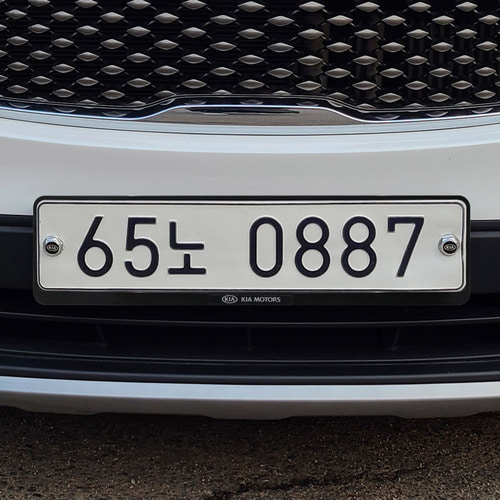
#> input picture IP/numberplate/car4.jpg, 500 x 500 px
$ python new_plate.py car4.jpg
#> lines starting #> are read from the running program, lines starting #| are printed output that depends on the picture; after the words box and inside, x2 and y2 are one past the last pixel; in counts of white or black regions, pixels touching at a corner belong together
#!/usr/bin/env python3
"""
리눅스 + Python: 번호판 검출 + 원근/회전 보정 + OCR 텍스트 추출
AI(딥러닝) 없이 전통적인 영상처리(OpenCV) + Tesseract OCR만 사용.

설치:
    sudo apt update
    sudo apt install -y tesseract-ocr tesseract-ocr-kor libgl1
    pip install opencv-python opencv-contrib-python pytesseract imutils numpy

사용법:
    python3 plate_ocr.py <이미지경로> [--debug]
"""

import sys
import argparse
import cv2
import numpy as np
import imutils
import pytesseract


# ----------------------------------------------------------------------
# 1. 전처리
# ----------------------------------------------------------------------
def preprocess(img):
    """그레이스케일 변환 + 노이즈 제거 + 엣지 검출"""
    gray = cv2.cvtColor(img, cv2.COLOR_BGR2GRAY)
    gray = cv2.bilateralFilter(gray, 11, 17, 17)  # 엣지 보존 + 노이즈 제거
    edged = cv2.Canny(gray, 30, 200)
    return gray, edged


# ----------------------------------------------------------------------
# 2. 번호판 후보 윤곽선 검출
# ----------------------------------------------------------------------
def find_plate_contour(edged, min_w=60, min_h=15,
                        ratio_range=(2.0, 5.5)):
    """
    사각형(4점)에 가까운 윤곽선 중 번호판 비율에 맞는 것을 찾음.
    실패 시 None 반환.
    """
    contours = cv2.findContours(edged.copy(), cv2.RETR_TREE,
                                 cv2.CHAIN_APPROX_SIMPLE)
    contours = imutils.grab_contours(contours)
    contours = sorted(contours, key=cv2.contourArea, reverse=True)[:15]

    for c in contours:
        peri = cv2.arcLength(c, True)
        approx = cv2.approxPolyDP(c, 0.02 * peri, True)

        x, y, w, h = cv2.boundingRect(approx)
        aspect_ratio = w / float(h) if h > 0 else 0

        if not (ratio_range[0] <= aspect_ratio <= ratio_range[1]):
            continue
        if w < min_w or h < min_h:
            continue

        if len(approx) == 4:
            # 정확히 4점으로 근사된 경우 -> 그대로 사용
            return approx.reshape(4, 2).astype("float32")
        else:
            # 4점이 아니면 minAreaRect로 강제로 4점(회전 사각형) 추출
            rect = cv2.minAreaRect(c)
            box = cv2.boxPoints(rect)
            return box.astype("float32")

    return None


# ----------------------------------------------------------------------
# 3-A. 원근 왜곡 보정 (4점 투시 변환) — 메인 보정 방법
# ----------------------------------------------------------------------
def order_points(pts):
    """4점을 좌상 -> 우상 -> 우하 -> 좌하 순서로 정렬"""
    rect = np.zeros((4, 2), dtype="float32")

    s = pts.sum(axis=1)
    rect[0] = pts[np.argmin(s)]        # 좌상 (x+y 최소)
    rect[2] = pts[np.argmax(s)]        # 우하 (x+y 최대)

    diff = np.diff(pts, axis=1)
    rect[1] = pts[np.argmin(diff)]     # 우상 (x-y 최소)
    rect[3] = pts[np.argmax(diff)]     # 좌하 (x-y 최대)

    return rect


def four_point_transform(image, pts):
    """
    4개 꼭짓점을 이용해 사다리꼴(원근 왜곡)로 찌그러진 영역을
    반듯한 직사각형으로 펴서 반환.
    """
    rect = order_points(pts)
    (tl, tr, br, bl) = rect

    widthA = np.linalg.norm(br - bl)
    widthB = np.linalg.norm(tr - tl)
    max_width = max(int(widthA), int(widthB), 1)

    heightA = np.linalg.norm(tr - br)
    heightB = np.linalg.norm(tl - bl)
    max_height = max(int(heightA), int(heightB), 1)

    dst = np.array([
        [0, 0],
        [max_width - 1, 0],
        [max_width - 1, max_height - 1],
        [0, max_height - 1]], dtype="float32")

    M = cv2.getPerspectiveTransform(rect, dst)
    warped = cv2.warpPerspective(image, M, (max_width, max_height),
                                  flags=cv2.INTER_CUBIC,
                                  borderMode=cv2.BORDER_REPLICATE)
    return warped


# ----------------------------------------------------------------------
# 3-B. 회전 보정 (Hough 변환) — 투시 변환 후 잔여 기울기 보정용 보조 수단
# ----------------------------------------------------------------------
def deskew_by_hough(gray_plate, max_angle=15):
    """
    투시 변환 후에도 약간 기울어져 있을 수 있는 잔여 회전을
    Hough 직선 검출로 추정해 보정. 직선을 못 찾으면 원본 그대로 반환.
    """
    edges = cv2.Canny(gray_plate, 50, 150, apertureSize=3)
    lines = cv2.HoughLinesP(edges, 1, np.pi / 180, threshold=50,
                             minLineLength=max(gray_plate.shape[1] * 0.4, 20),
                             maxLineGap=10)

    if lines is None:
        return gray_plate, 0.0

    angles = []
    for line in lines:
        # OpenCV 버전에 따라 line의 shape이 (1, 4) 또는 (4,)로 다를 수 있어
        # ravel()로 항상 1차원 [x1, y1, x2, y2]로 통일해서 언패킹
        x1, y1, x2, y2 = line.ravel()
        angle = np.degrees(np.arctan2(y2 - y1, x2 - x1))
        if abs(angle) < max_angle:  # 수평에 가까운 선만 사용 (수직 문자 획 제외)
            angles.append(angle)

    if not angles:
        return gray_plate, 0.0

    median_angle = float(np.median(angles))
    (h, w) = gray_plate.shape[:2]
    M = cv2.getRotationMatrix2D((w // 2, h // 2), median_angle, 1.0)
    rotated = cv2.warpAffine(gray_plate, M, (w, h),
                              flags=cv2.INTER_CUBIC,
                              borderMode=cv2.BORDER_REPLICATE)
    return rotated, median_angle


# ----------------------------------------------------------------------
# 4. OCR
# ----------------------------------------------------------------------
def ocr_plate(plate_gray):
    """번호판 그레이스케일 이미지 -> 확대 -> 이진화 -> Tesseract OCR"""
    # 확대 (작은 이미지일수록 OCR 정확도 향상)
    plate_gray = cv2.resize(plate_gray, None, fx=3, fy=3,
                             interpolation=cv2.INTER_CUBIC)

    # Otsu 이진화
    _, thresh = cv2.threshold(plate_gray, 0, 255,
                               cv2.THRESH_BINARY | cv2.THRESH_OTSU)

    # 작은 노이즈 제거
    kernel = np.ones((1, 1), np.uint8)
    thresh = cv2.morphologyEx(thresh, cv2.MORPH_CLOSE, kernel)

    config = (
        "--oem 3 --psm 7 "
        "-c tessedit_char_whitelist="
        "0123456789가나다라마바사아자차카타파하"
        "거너더러머버서어저고노도로모보소오조구누두루무부수우주허하호배"
    )
    text = pytesseract.image_to_string(thresh, lang="kor+eng", config=config)
    return text.strip(), thresh


# ----------------------------------------------------------------------
# 5. 메인 파이프라인
# ----------------------------------------------------------------------
def process_image(image_path, debug=False):
    img = cv2.imread(image_path)
    if img is None:
        print(f"[에러] 이미지를 열 수 없습니다: {image_path}")
        return None

    img = imutils.resize(img, width=800)
    gray, edged = preprocess(img)

    plate_pts = find_plate_contour(edged)
    if plate_pts is None:
        print("[결과] 번호판 영역을 찾지 못했습니다.")
        return None

    # 1) 원근 왜곡 보정: 4점을 반듯한 직사각형으로 펴기
    plate_warped = four_point_transform(gray, plate_pts)

    # 2) 잔여 회전 보정 (선택적 미세 조정)
    plate_deskewed, angle = deskew_by_hough(plate_warped)
    if debug:
        print(f"[디버그] Hough 잔여 회전 보정 각도: {angle:.2f}도")

    # 3) 비율 급격 왜곡 체크 (검출 실패 가능성 필터링)
    h, w = plate_deskewed.shape[:2]
    ratio = w / float(h) if h > 0 else 0
    if not (1.5 <= ratio <= 7.0):
        print(f"[경고] 보정 후 가로세로 비율이 비정상적입니다 (ratio={ratio:.2f}). "
              f"검출이 잘못됐을 수 있습니다.")

    # 4) OCR
    text, thresh = ocr_plate(plate_deskewed)
    print(f"[인식된 번호판 텍스트] {text if text else '(인식 실패)'}")

    # 디버그용 결과 저장
    cv2.imwrite("output_plate_warped.jpg", plate_warped)
    cv2.imwrite("output_plate_deskewed.jpg", plate_deskewed)
    cv2.imwrite("output_plate_thresh.jpg", thresh)

    debug_img = img.copy()
    cv2.polylines(debug_img, [plate_pts.astype(np.int32)],
                  isClosed=True, color=(0, 255, 0), thickness=2)
    cv2.imwrite("output_detected.jpg", debug_img)

    print("[저장됨] output_detected.jpg / output_plate_warped.jpg / "
          "output_plate_deskewed.jpg / output_plate_thresh.jpg")

    return text


def main():
    parser = argparse.ArgumentParser(description="번호판 텍스트 추출 (AI 없이, OpenCV+Tesseract)")
    parser.add_argument("image_path", help="입력 이미지 경로")
    parser.add_argument("--debug", action="store_true", help="디버그 로그 출력")
    args = parser.parse_args()

    process_image(args.image_path, debug=args.debug)
#> in process_image, img is the input picture: shape (500, 500, 3); mean B, G, R 81.2, 78.8, 79.1
#> in process_image, `img = imutils.resize(img, width=800)`:
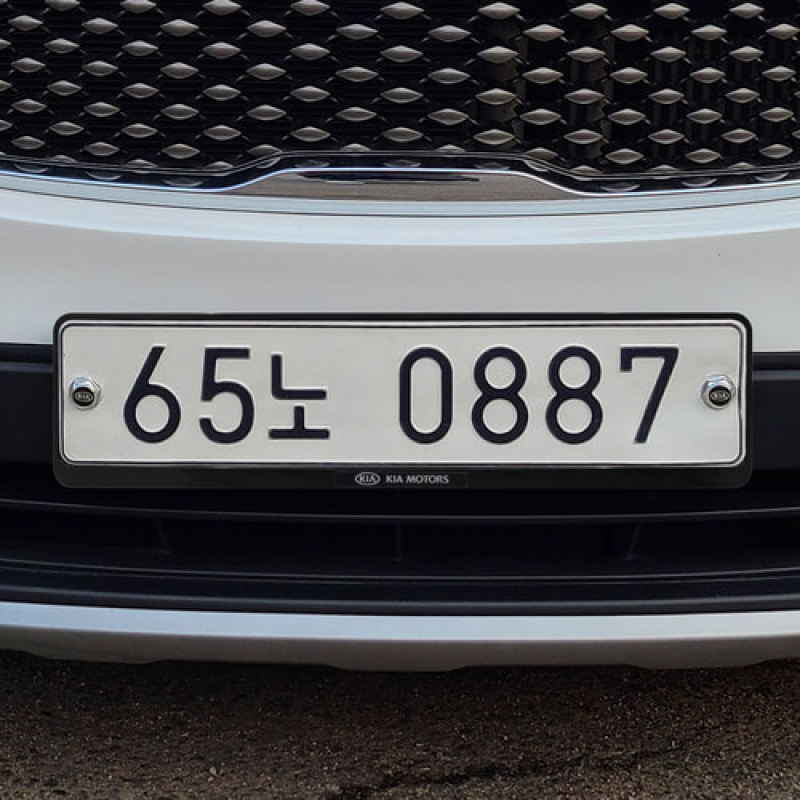
#> img: shape (800, 800, 3); mean B, G, R 81.2, 78.8, 79
#> in preprocess, `edged = cv2.Canny(gray, 30, 200)`:
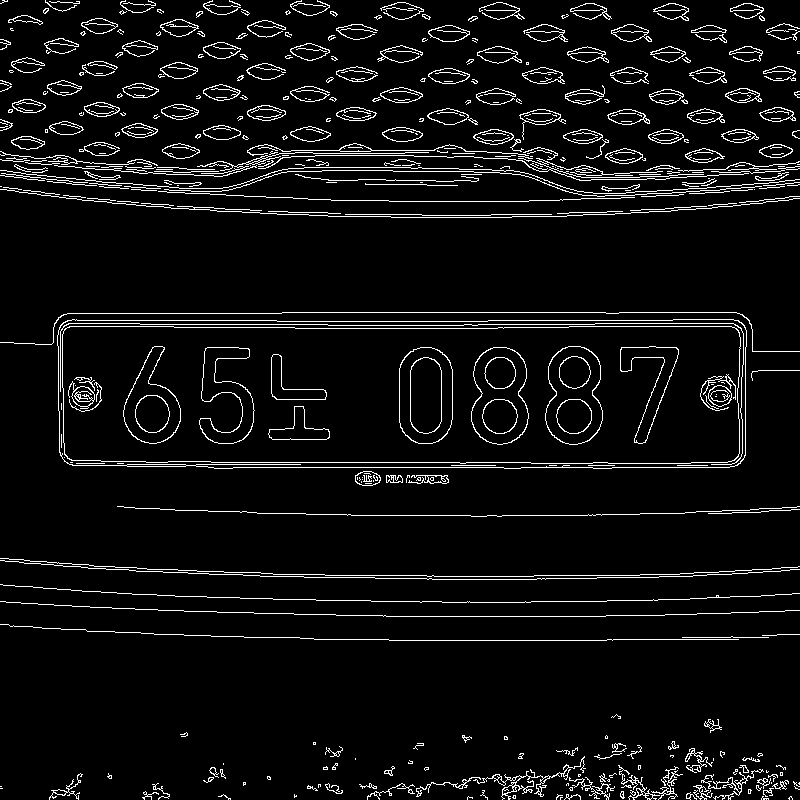
#> edged: shape (800, 800); 5.8% white in thin lines or dots
#> in find_plate_contour, `contours = cv2.findContours(edged.copy(), cv2.RETR_TREE, cv2.CHAIN_APP..`: contours = 754 contours, 563 with area under 20; largest, box (x1, y1, x2, y2) and area: (57, 319, 747, 469) 100472, (57, 319, 747, 469) 100328, (62, 326, 741, 464) 91234, (62, 326, 741, 464) 91218, (399, 347, 453, 444) 4532
#> in find_plate_contour, `contours = sorted(contours, key=cv2.contourArea, reverse=True)[:15]`: contours = 15 contours; largest, box (x1, y1, x2, y2) and area: (57, 319, 747, 469) 100472, (57, 319, 747, 469) 100328, (62, 326, 741, 464) 91234, (62, 326, 741, 464) 91218, (399, 347, 453, 444) 4532
#> the loop in find_plate_contour, `for c in contours:` made 1 pass
#> (peri, approx, x, y, w, h, aspect_ratio) on pass 1: (1656.4, [[57, 335], [72, 465], [745, 455], [733, 319]], 57, 319, 689, 147, 4.69)
#> in process_image, `plate_pts = find_plate_contour(edged)`: plate_pts = [[57, 335], [72, 465], [745, 455], [733, 319]]
#> in order_points, `s = pts.sum(axis=1)`: s = [392, 537, 1200, 1052]
#> in order_points, `diff = np.diff(pts, axis=1)`: diff = [278, 393, -290, -414]
#> in four_point_transform, `rect = order_points(pts)`: rect = [[57, 335], [733, 319], [745, 455], [72, 465]]
#> in four_point_transform, `(tl, tr, br, bl) = rect`: tl = [57, 335]; tr = [733, 319]; br = [745, 455]; bl = [72, 465]
#> in four_point_transform, `widthA = np.linalg.norm(br - bl)`: widthA = 673.1
#> in four_point_transform, `widthB = np.linalg.norm(tr - tl)`: widthB = 676.2
#> in four_point_transform, `max_width = max(int(widthA), int(widthB), 1)`: max_width = 676
#> in four_point_transform, `heightA = np.linalg.norm(tr - br)`: heightA = 136.5
#> in four_point_transform, `heightB = np.linalg.norm(tl - bl)`: heightB = 130.9
#> in four_point_transform, `max_height = max(int(heightA), int(heightB), 1)`: max_height = 136
#> in four_point_transform, `dst = np.array([ [0, 0], [max_width - 1, 0], [max_width - 1, max_heigh..`: dst = [[0, 0], [675, 0], [675, 135], [0, 135]]
#> in four_point_transform, `M = cv2.getPerspectiveTransform(rect, dst)`: M = [[1.03, -0.119, -18.87], [0.0241, 1.02, -342.3], [6.57e-05, -4.72e-05, 1]]
#> in four_point_transform, `warped = cv2.warpPerspective(image, M, (max_width, max_height), flags=..`:
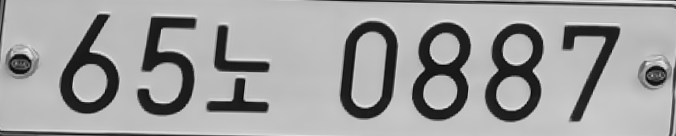
#> warped: shape (136, 676); min 0, max 237, mean 158.8
#> in deskew_by_hough, `edges = cv2.Canny(gray_plate, 50, 150, apertureSize=3)`:
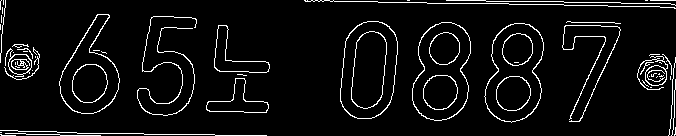
#> edges: shape (136, 676); 5.8% white in thin lines or dots
#> in deskew_by_hough, `lines = cv2.HoughLinesP(edges, 1, np.pi / 180, threshold=50, minLineLe..`: lines = None
#> in process_image, `plate_deskewed, angle = deskew_by_hough(plate_warped)`: angle = 0
#> in ocr_plate, `plate_gray = cv2.resize(plate_gray, None, fx=3, fy=3, interpolation=cv..`:
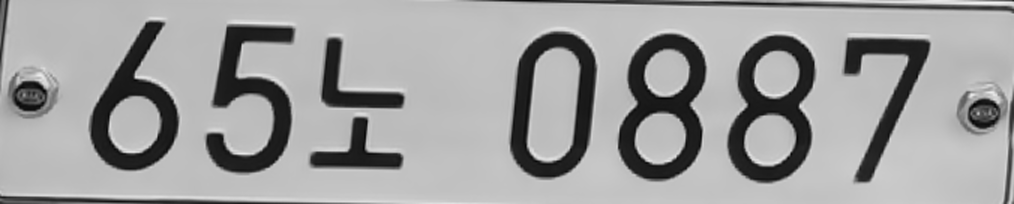
#> plate_gray: shape (408, 2028) (shown at 1/2 size); min 0, max 248, mean 158.8
#> in ocr_plate, `_, thresh = cv2.threshold(plate_gray, 0, 255, cv2.THRESH_BINARY | cv2...`:
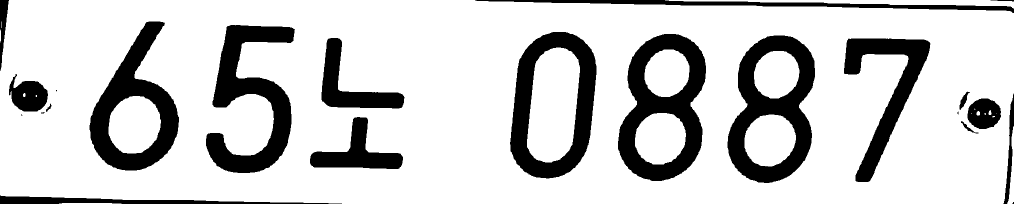
#> thresh: shape (408, 2028) (shown at 1/2 size); 79.7% white; 23 black regions (5 under 20 px), largest, box (x1, y1, x2, y2) and area: (1236, 68, 1412, 362) 24401, (1455, 71, 1630, 366) 24031, (412, 50, 590, 346) 22520
#> (the call stopped at in ocr_plate, `text = pytesseract.image_to_string(thresh, lang="kor+eng", config=conf..`: pytesseract is not available in this run)


if __name__ == "__main__":
    main()
